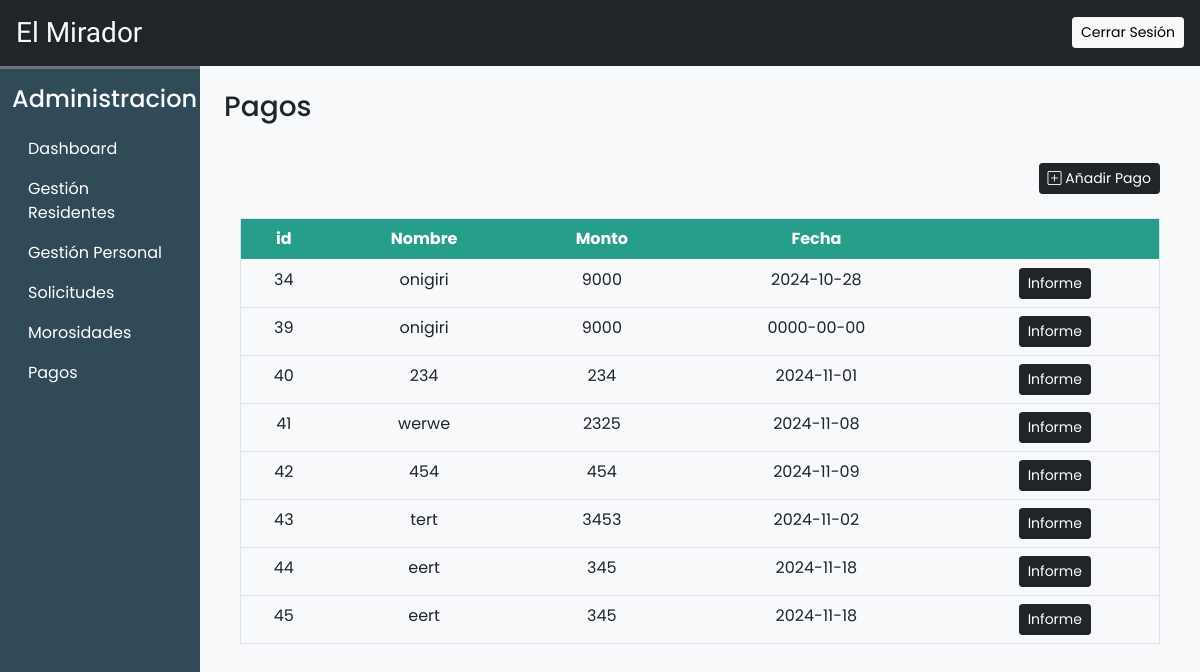
Screenshot of /admin/pagos.php with the database file from the repository.
### tables this page shows
CREATE TABLE `pagos` (
  `id` int(11) NOT NULL,
  `nombre` varchar(100) NOT NULL,
  `valor` int(11) NOT NULL,
  `fecha` date NOT NULL
);

### admin/pagos.php (the view, shortened to what this page needs)
<!DOCTYPE html>
<html lang="en">
<head>
    <?php require('inc/links.php'); ?>
</head>
<body class="bg-light">
    <?php require('inc/header.php'); ?>
    <div class="container-fluid" id="main-content">
        <div class="row">
            <div class="col-lg-10 ms-auto p-4 overflow-hidden">
                <h3 class="mb-4">Pagos</h3>
                <div class="card-body">
                    <div class="text-end mb-4">
                        <button type="button" class="btn btn-dark shadow-none btn-sm" data-bs-toggle="modal" data-bs-target="#add-event-modal">
                            <i class="bi bi-plus-square"></i> Añadir Pago
                        </button>
                    </div>
                    <div class="table-responsive">
                        <table class="table table-hover border text-center" style="width: 100%">
                            <thead>
                                <tr >
                                    <th scope="col">id</th>
                                    <th scope="col">Nombre</th>
                                    <th scope="col">Monto</th>
                                    <th scope="col">Fecha</th>
                                    <th scope="col"></th>
                                </tr>
                            </thead>
                            <tbody id="pagos-data">
    <?php
    require('inc/db_config.php');
    $query = "SELECT * FROM pagos";
    $result = mysqli_query($con, $query);
    if (mysqli_num_rows($result) > 0) {
        while ($row = mysqli_fetch_assoc($result)) {
            echo '<tr>';
            echo '<td>' . $row['id'] . '</td>';
            echo '<td>' . $row['nombre'] . '</td>';
            echo '<td>' . $row['valor'] . '</td>';
            echo '<td>' . $row['fecha'] . '</td>';
            echo '<td>';
            echo '<a href="informe_pago.php?id=' . $row['id'] . '" class="btn btn-dark shadow-none btn-sm">Informe</a>';
            echo '</td>';
            echo '</tr>';
        }
    } else {
        echo '<tr><td colspan="5">No hay pagos registrados.</td></tr>';
    }
    ?>
</tbody>
                        </table>
                    </div>
                </div>
            </div>
        </div>
    </div>
</body>
</html>

### admin/inc/links.php (shortened to what this page needs)
<link href="https://cdn.jsdelivr.net/npm/bootstrap@5.0.2/dist/css/bootstrap.min.css" rel="stylesheet">
<link rel="stylesheet" href="https://cdn.jsdelivr.net/npm/bootstrap-icons@1.11.3/font/bootstrap-icons.min.css">
<link rel="stylesheet" href="css/common.css">

### admin/inc/header.php (shortened to what this page needs)
<div class="container-fluid bg-dark text-light p-3 d-flex align-items-center justify-content-between sticky-top">
        <h3 class="mb-0 h-font">El Mirador</h3>
        <a href="logout.php" class="btn btn-light btn-sm">Cerrar Sesión</a>
    </div>
    <div class="col-lg-2 border-top border-3 border-secondary" id="dashboard-menu">
        <nav class="navbar navbar-expand-lg">
                        <div class="container-fluid flex-lg-column align-items-stretch">
                            <h4 class="mt-2 text-light">Administracion</h4>
                            <div class="collapse navbar-collapse flex-column align-items-stretch mt-2" id="adminDropdown">
                                <ul class="nav nav-pills flex-column">
                                    <li class="nav-item">
                                        <a class="nav-link text-white" href="dashboard.php">Dashboard</a>
                                    </li>
                                    <li class="nav-item">
                                        <a class="nav-link text-white" href="residentes.php">Gestión Residentes</a>
                                    </li>
                                    <li class="nav-item">
                                        <a class="nav-link text-white" href="trabajadores.php">Gestión Personal</a>
                                    </li>
                                    <li class="nav-item">
                                        <a class="nav-link text-white" href="solicitudes.php">Solicitudes</a>
                                    </li>
                                    <li class="nav-item">
                                        <a class="nav-link text-white" href="morosidades.php">Morosidades</a>
                                    </li>
                                    <li class="nav-item">
                                        <a class="nav-link text-white" href="pagos.php">Pagos</a>
                                    </li>
                                </ul>
                            </div>
                        </div>
        </nav>
    </div>

### admin/css/common.css (style rules this page uses)
:root { --teal: #2ec1ac; --teal_hover: #279e8c; }
* { font-family: 'Poppins', sans-serif; }
.h-font { font-family: 'Merienda', cursive; }
#dashboard-menu { position:fixed; height:100%; background-color: rgb(49, 74, 87); }

### admin/pagos.php (style rules this page uses)
thead { background-color: #279e8c; color: white; }
tbody tr { background-color: #f8f9fa; }

### rows the page displays
pagos: id "34", nombre "onigiri", valor "9000", fecha "2024-10-28"
pagos: id "39", nombre "onigiri", valor "9000", fecha "0000-00-00"
pagos: id "40", nombre "234", valor "234", fecha "2024-11-01"
pagos: id "41", nombre "werwe", valor "2325", fecha "2024-11-08"
pagos: id "42", nombre "454", valor "454", fecha "2024-11-09"
pagos: id "43", nombre "tert", valor "3453", fecha "2024-11-02"
pagos: id "44", nombre "eert", valor "345", fecha "2024-11-18"
pagos: id "45", nombre "eert", valor "345", fecha "2024-11-18"
